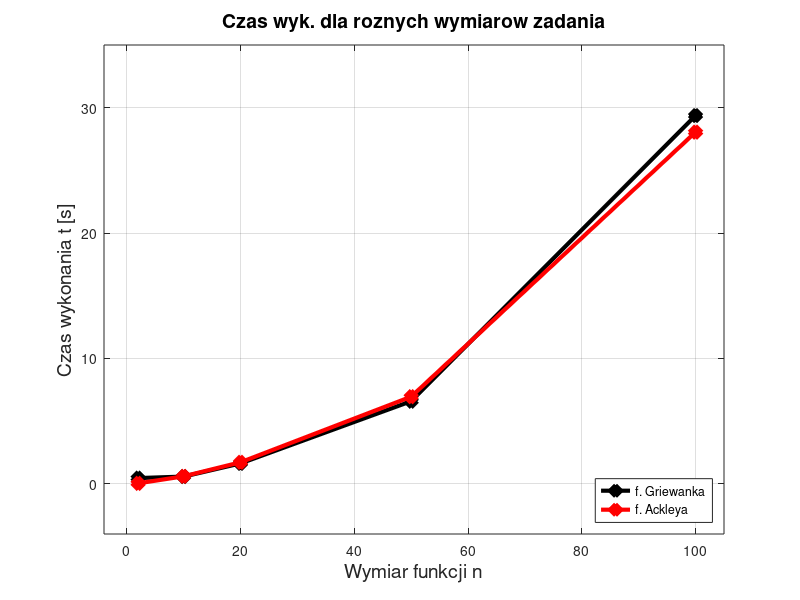
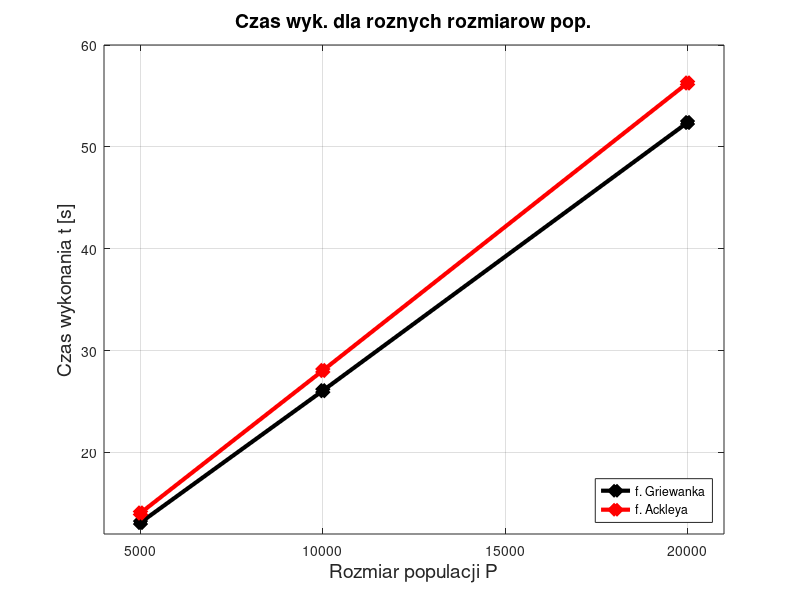
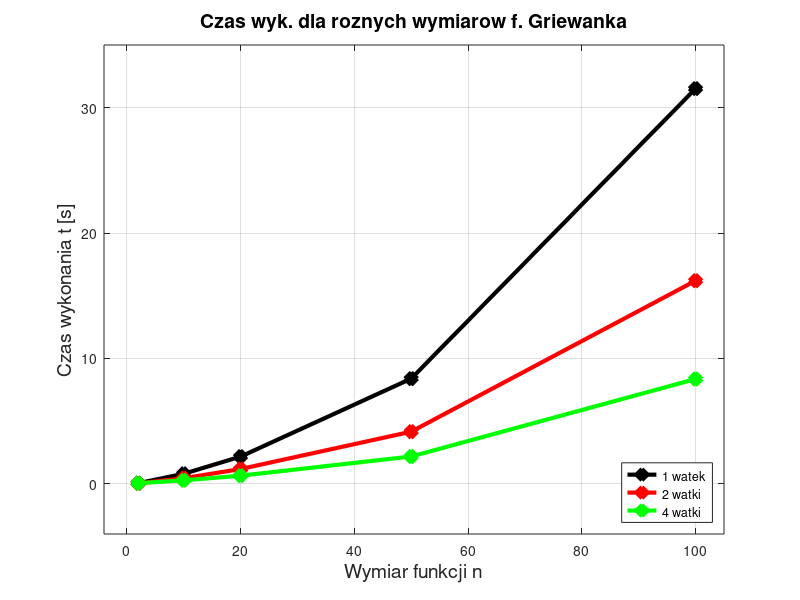
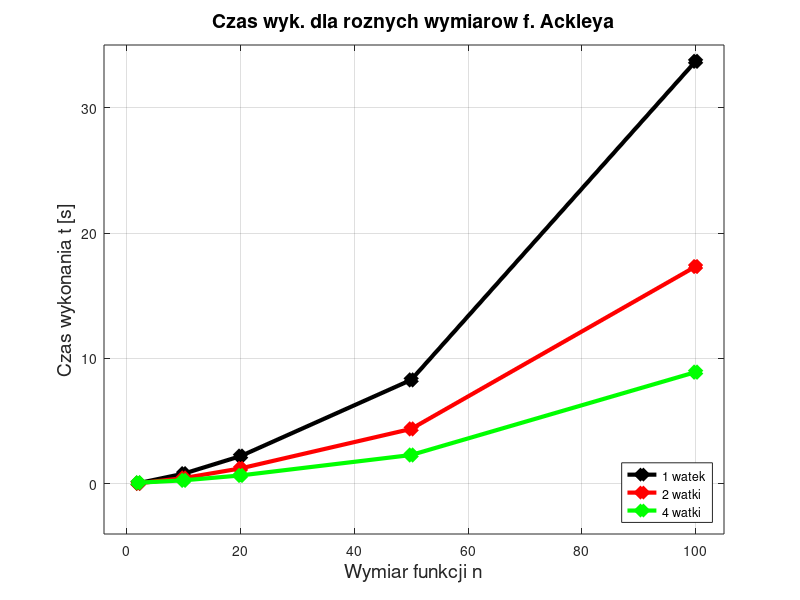

The MATLAB source for these figures, in order:
dims=[2, 10, 20, 50, 100];
pops=[500, 2000, 3000, 5000, 10000];
big_pops=[5000, 10000, 20000];
threads=[1, 2, 4];


f_GR_1_1 = [0.46, 0.58, 1.63, 6.59, 29.37]
f_AC_1_1 = [0.04, 0.6, 1.72, 6.95, 28.05 ]

plot(
    dims, f_GR_1_1, "-dk", "markersize", 9, "MarkerFaceColor", "k", "linewidth", 3,
    dims, f_AC_1_1, "-dr", "markersize", 9, "MarkerFaceColor", "r", "linewidth", 3)
grid("on")
legend("f. Griewanka", "f. Ackleya", "location", "southeast")
axis([-4 105 -4 35])
title('Czas wyk. dla roznych wymiarow zadania', 'fontsize', 14)
xlabel('Wymiar funkcji n', 'fontsize', 14)
ylabel('Czas wykonania t [s]', 'fontsize', 14)
print -dpng rys1.png -F:15

f_GR_P_1_1 = [13.12, 26.07, 52.39]
f_AC_P_1_1 = [14.06, 28.05, 56.27]

plot(
    big_pops, f_GR_P_1_1, "-dk", "markersize", 9, "MarkerFaceColor", "k", "linewidth", 3,
    big_pops, f_AC_P_1_1, "-dr", "markersize", 9, "MarkerFaceColor", "r", "linewidth", 3)
grid("on")
legend("f. Griewanka", "f. Ackleya", "location", "southeast")
axis([4000 21000 12 60])
title('Czas wyk. dla roznych rozmiarow pop.', 'fontsize', 14)
xlabel('Rozmiar populacji P', 'fontsize', 14)
ylabel('Czas wykonania t [s]', 'fontsize', 14)
print -dpng rys2.png -F:15


f_GR_2_1 = [ 0.05, 0.8, 2.17, 8.39, 31.52 ]
f_GR_2_2 = [ 0.04, 0.45, 1.18, 4.16, 16.2 ]
f_GR_2_4 = [ 0.05, 0.28, 0.65, 2.18, 8.36 ]

plot(
    dims, f_GR_2_1, "-dk", "markersize", 9, "MarkerFaceColor", "k", "linewidth", 3,
    dims, f_GR_2_2, "-dr", "markersize", 9, "MarkerFaceColor", "r", "linewidth", 3,
    dims, f_GR_2_4, "-dg", "markersize", 9, "MarkerFaceColor", "g", "linewidth", 3)
grid("on")
legend("1 watek", "2 watki", "4 watki", "location", "southeast")
axis([-4 105 -4 35])
title('Czas wyk. dla roznych wymiarow f. Griewanka', 'fontsize', 14)
xlabel('Wymiar funkcji n', 'fontsize', 14)
ylabel('Czas wykonania t [s]', 'fontsize', 14)
print -dpng rys3.png -F:15

f_AC_2_1 = [ 0.05, 0.81, 2.21, 8.29, 33.7 ]
f_AC_2_2 = [ 0.04, 0.46, 1.23, 4.38, 17.33 ]
f_AC_2_4 = [ 0.09, 0.28, 0.67, 2.3, 8.91 ]

plot(
    dims, f_AC_2_1, "-dk", "markersize", 9, "MarkerFaceColor", "k", "linewidth", 3,
    dims, f_AC_2_2, "-dr", "markersize", 9, "MarkerFaceColor", "r", "linewidth", 3,
    dims, f_AC_2_4, "-dg", "markersize", 9, "MarkerFaceColor", "g", "linewidth", 3)
grid("on")
legend("1 watek", "2 watki", "4 watki", "location", "southeast")
axis([-4 105 -4 35])
title('Czas wyk. dla roznych wymiarow f. Ackleya', 'fontsize', 14)
xlabel('Wymiar funkcji n', 'fontsize', 14)
ylabel('Czas wykonania t [s]', 'fontsize', 14)
print -dpng rys4.png -F:15

f_GR_P_2_1 = [ 14.58, 31.87, 72.53 ]
f_GR_P_2_2 = [ 7.47, 16.65, 37.33 ]
f_GR_P_2_4 = [ 3.85, 8.36, 19.27 ]

plot(
    big_pops, f_GR_P_2_1, "-dk", "markersize", 9, "MarkerFaceColor", "k", "linewidth", 3,
    big_pops, f_GR_P_2_2, "-dr", "markersize", 9, "MarkerFaceColor", "r", "linewidth", 3,
    big_pops, f_GR_P_2_4, "-dg", "markersize", 9, "MarkerFaceColor", "g", "linewidth", 3)
grid("on")
legend("1 watek", "2 watki", "4 watki", "location", "southeast")
axis([4000 21000 3 80])
title('Czas wyk. roznych rozmiarow pop. (f. Griewanka)', 'fontsize', 14)
xlabel('Rozmiar populacji P', 'fontsize', 14)
ylabel('Czas wykonania t [s]', 'fontsize', 14)
print -dpng rys5.png -F:15

f_AC_P_2_1 = [ 15.6, 33.81, 76.97 ]
f_AC_P_2_2 = [ 8.03, 17.3, 39.5 ]
f_AC_P_2_4 = [ 4.12, 9.8, 20.39 ]


plot(
    big_pops, f_AC_P_2_1, "-dk", "markersize", 9, "MarkerFaceColor", "k", "linewidth", 3,
    big_pops, f_AC_P_2_2, "-dr", "markersize", 9, "MarkerFaceColor", "r", "linewidth", 3,
    big_pops, f_AC_P_2_4, "-dg", "markersize", 9, "MarkerFaceColor", "g", "linewidth", 3)
grid("on")
legend("1 watek", "2 watki", "4 watki", "location", "southeast")
axis([4000 21000 3 80])
title('Czas wyk. dla roznych rozmiarow pop. (f. Ackleya)', 'fontsize', 14)
xlabel('Rozmiar populacji P', 'fontsize', 14)
ylabel('Czas wykonania t [s]', 'fontsize', 14)
print -dpng rys6.png -F:15

